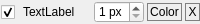
<?xml version="1.0" encoding="UTF-8"?>
<ui version="4.0">
 <class>Form</class>
 <widget class="QWidget" name="Form">
  <property name="geometry">
   <rect>
    <x>0</x>
    <y>0</y>
    <width>200</width>
    <height>24</height>
   </rect>
  </property>
  <property name="windowTitle">
   <string>Form</string>
  </property>
  <property name="styleSheet">
   <string notr="true">QPushButton{
padding:1px;
border : 1px solid gray;
}
QSpinBox{
padding:0px;
}
QCheckBox{
padding:1px;
}
QLabel{
color:#000;
}</string>
  </property>
  <layout class="QVBoxLayout" name="verticalLayout">
   <property name="spacing">
    <number>0</number>
   </property>
   <property name="margin">
    <number>0</number>
   </property>
   <item>
    <layout class="QHBoxLayout" name="widgetLayout">
     <property name="spacing">
      <number>3</number>
     </property>
     <property name="topMargin">
      <number>0</number>
     </property>
     <item>
      <widget class="QCheckBox" name="enable">
       <property name="sizePolicy">
        <sizepolicy hsizetype="Fixed" vsizetype="Fixed">
         <horstretch>0</horstretch>
         <verstretch>0</verstretch>
        </sizepolicy>
       </property>
       <property name="maximumSize">
        <size>
         <width>20</width>
         <height>16777215</height>
        </size>
       </property>
       <property name="toolTip">
        <string>Show/Hide this trace</string>
       </property>
       <property name="text">
        <string/>
       </property>
       <property name="checked">
        <bool>true</bool>
       </property>
      </widget>
     </item>
     <item>
      <widget class="QLabel" name="name">
       <property name="maximumSize">
        <size>
         <width>16777215</width>
         <height>16777215</height>
        </size>
       </property>
       <property name="text">
        <string>TextLabel</string>
       </property>
      </widget>
     </item>
     <item>
      <widget class="QSpinBox" name="widthBox">
       <property name="minimumSize">
        <size>
         <width>30</width>
         <height>0</height>
        </size>
       </property>
       <property name="maximumSize">
        <size>
         <width>50</width>
         <height>16777215</height>
        </size>
       </property>
       <property name="toolTip">
        <string>Set the width of the trace</string>
       </property>
       <property name="suffix">
        <string> px</string>
       </property>
       <property name="prefix">
        <string/>
       </property>
       <property name="minimum">
        <number>1</number>
       </property>
       <property name="maximum">
        <number>7</number>
       </property>
      </widget>
     </item>
     <item>
      <widget class="QPushButton" name="colorButton">
       <property name="maximumSize">
        <size>
         <width>35</width>
         <height>16777215</height>
        </size>
       </property>
       <property name="toolTip">
        <string>Change the color of the trace</string>
       </property>
       <property name="text">
        <string>Color</string>
       </property>
      </widget>
     </item>
     <item>
      <widget class="QPushButton" name="closeButton">
       <property name="maximumSize">
        <size>
         <width>15</width>
         <height>16777215</height>
        </size>
       </property>
       <property name="toolTip">
        <string>Delete this trace</string>
       </property>
       <property name="text">
        <string>X</string>
       </property>
      </widget>
     </item>
    </layout>
   </item>
  </layout>
 </widget>
 <resources/>
 <connections>
  <connection>
   <sender>enable</sender>
   <signal>clicked(bool)</signal>
   <receiver>Form</receiver>
   <slot>traceToggled(bool)</slot>
   <hints>
    <hint type="sourcelabel">
     <x>18</x>
     <y>21</y>
    </hint>
    <hint type="destinationlabel">
     <x>13</x>
     <y>43</y>
    </hint>
   </hints>
  </connection>
  <connection>
   <sender>widthBox</sender>
   <signal>valueChanged(int)</signal>
   <receiver>Form</receiver>
   <slot>changeWidth(int)</slot>
   <hints>
    <hint type="sourcelabel">
     <x>110</x>
     <y>16</y>
    </hint>
    <hint type="destinationlabel">
     <x>110</x>
     <y>47</y>
    </hint>
   </hints>
  </connection>
  <connection>
   <sender>closeButton</sender>
   <signal>clicked()</signal>
   <receiver>Form</receiver>
   <slot>removeTrace()</slot>
   <hints>
    <hint type="sourcelabel">
     <x>198</x>
     <y>18</y>
    </hint>
    <hint type="destinationlabel">
     <x>192</x>
     <y>42</y>
    </hint>
   </hints>
  </connection>
 </connections>
 <slots>
  <slot>traceToggled(bool)</slot>
  <slot>changeWidth(int)</slot>
  <slot>removeTrace()</slot>
 </slots>
</ui>
